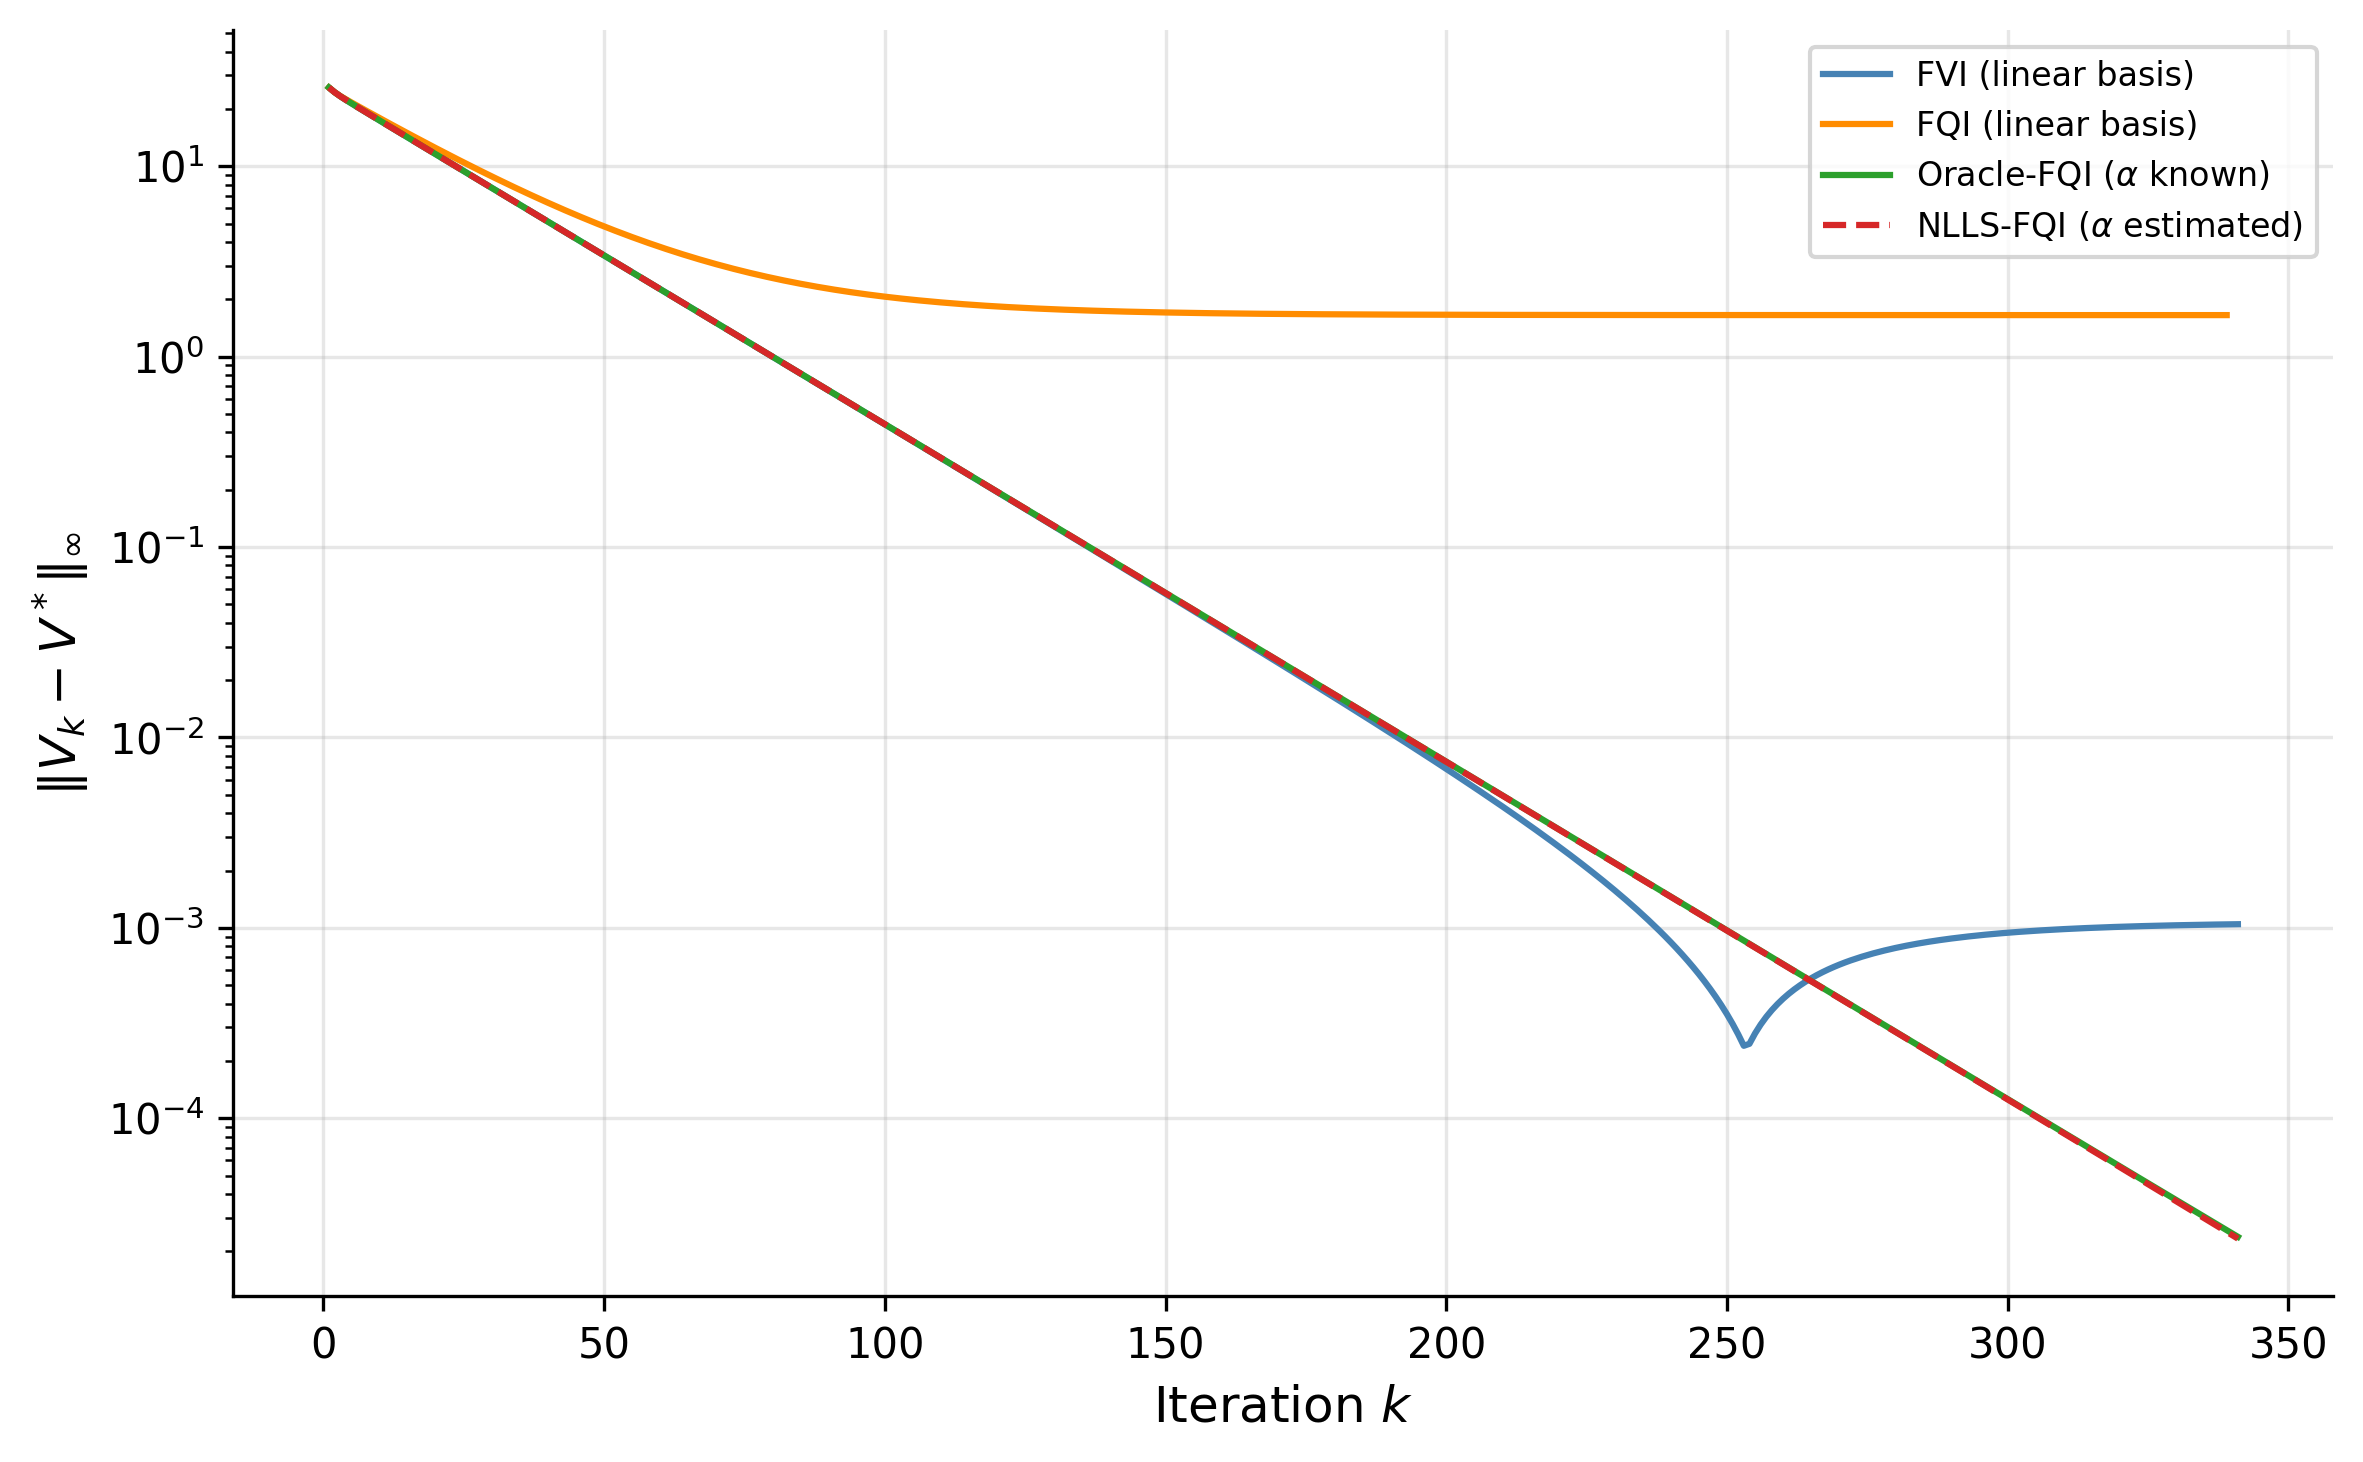

Reproduce this figure in Python.
"""
Brock-Mirman FVI vs FQI: Fitted Value Iteration, Fitted Q-Iteration,
Oracle-basis FQI, and Nonlinear Least Squares FQI.
Chapter 3 — Demonstrates that FQI's failure on Brock-Mirman is a basis
representability problem, not an algorithmic one. Oracle-basis FQI (known alpha)
and NLLS-FQI (estimated alpha) both converge, recovering the structural parameter.
"""

import argparse
import os
import sys
import time

import numpy as np
import matplotlib.pyplot as plt
from scipy.optimize import minimize_scalar

sys.path.insert(0, os.path.join(os.path.dirname(__file__), '..', '..'))
from sims.plot_style import apply_style, FIG_SINGLE, FIG_DOUBLE
from sims.sim_cache import load_results, save_results, add_cache_args
apply_style()

# ============================================================================
# Parameters
# ============================================================================

ALPHA_PROD = 0.36       # capital share
BETA = 0.96             # discount factor
Z_VALS = np.array([0.9, 1.1])
PI_TRANS = np.array([[0.8, 0.2],
                     [0.2, 0.8]])

N_K = 50                # capital grid points
N_Z = len(Z_VALS)
N_S = N_K * N_Z         # 100 states
N_A = N_K               # 50 actions

# Basis: log(k) + polynomial features interacted with productivity indicators.
# phi(k,z) = [1, log(k), k^1, k^2, k^3] x [1_{z=z_low}, 1_{z=z_high}] in R^10.
# Including log(k) lets FVI represent V*(k,z) = A_z + B*log(k) exactly.
POLY_POWERS = [0, None, 1, 2, 3]  # None = log(k), rest = k^p
N_FEAT_PER_Z = len(POLY_POWERS)
N_BASIS = N_FEAT_PER_Z * N_Z  # 10 features total

MAX_ITER_VI  = 5000
MAX_ITER_FVI = 3000
MAX_ITER_FQI = 3000
TOL_VI  = 1e-10
TOL_FIT = 1e-6

SEED = 42
OUTPUT_DIR = os.path.dirname(__file__)

np.random.seed(SEED)

# ============================================================================
# Model helpers (replicated from bm_illustrated.py)
# ============================================================================

def build_grid(n_k):
    k_ss_high = (ALPHA_PROD * BETA * Z_VALS.max()) ** (1 / (1 - ALPHA_PROD))
    return np.linspace(0.01, 1.5 * k_ss_high, n_k)


def build_reward_and_transitions(k_grid):
    n_k = len(k_grid)
    n_z = len(Z_VALS)
    n_s = n_k * n_z
    n_a = n_k

    R = np.full((n_s, n_a), -np.inf)
    P = np.zeros((n_s, n_a, n_s))

    for ik in range(n_k):
        for iz in range(n_z):
            s = ik * n_z + iz
            output = Z_VALS[iz] * k_grid[ik] ** ALPHA_PROD
            for ia in range(n_a):
                c = output - k_grid[ia]
                if c > 1e-12:
                    R[s, ia] = np.log(c)
                    for iz_next in range(n_z):
                        s_next = ia * n_z + iz_next
                        P[s, ia, s_next] = PI_TRANS[iz, iz_next]

    return R, P


def closed_form_policy(k_grid):
    n_k = len(k_grid)
    n_z = len(Z_VALS)
    policy = np.zeros(n_k * n_z, dtype=int)
    for ik in range(n_k):
        for iz in range(n_z):
            s = ik * n_z + iz
            k_next = ALPHA_PROD * BETA * Z_VALS[iz] * k_grid[ik] ** ALPHA_PROD
            policy[s] = np.argmin(np.abs(k_grid - k_next))
    return policy


# ============================================================================
# Basis functions
# ============================================================================

def _feat(k, power, k_max):
    """Evaluate a single basis function at k."""
    if power is None:
        return np.log(k + 1e-12)  # log(k) feature
    elif power == 0:
        return np.ones_like(k)
    else:
        return (k / k_max) ** power  # normalize before forming powers


def build_feature_matrix(k_grid):
    """
    Log-polynomial features of capital interacted with productivity indicator.
    phi(k,z) = [1, log(k), (k/kmax)^1, (k/kmax)^2, (k/kmax)^3]
               x [1_{z=z_low}, 1_{z=z_high}]  in  R^10.
    Returns Phi: (N_S, N_BASIS) matrix.
    """
    k_max = k_grid[-1]
    Phi = np.zeros((N_S, N_BASIS))
    for ik in range(N_K):
        for iz in range(N_Z):
            s = ik * N_Z + iz
            for j, power in enumerate(POLY_POWERS):
                col = iz * N_FEAT_PER_Z + j
                Phi[s, col] = _feat(k_grid[ik], power, k_max)
    return Phi


# ============================================================================
# Exact Value Iteration (ground truth)
# ============================================================================

def value_iteration(R, P, gamma=BETA, tol=TOL_VI, max_iter=MAX_ITER_VI):
    n_s, n_a = R.shape
    V = np.zeros(n_s)
    for it in range(max_iter):
        Q = np.where(R > -1e30, R + gamma * (P @ V), -1e30)
        V_new = np.max(Q, axis=1)
        err = np.max(np.abs(V_new - V))
        V = V_new
        if err < tol:
            break
    policy = np.argmax(np.where(R > -1e30, R + gamma * (P @ V), -1e30), axis=1)
    return V, policy


# ============================================================================
# Linear FVI
# ============================================================================

def linear_fvi(R, P, Phi, V_star, gamma=BETA, max_iter=MAX_ITER_FVI, tol=TOL_FIT):
    """
    Fitted Value Iteration with linear function approximation.
      theta_{k+1} = (Phi^T Phi)^{-1} Phi^T V_target^k
    where V_target^k(s) = max_a [R(s,a) + gamma * (P @ Phi theta_k)(s,a)].
    Uses the full model (expectation, no sampling noise).
    """
    n_s, n_basis = Phi.shape
    PtP_inv = np.linalg.inv(Phi.T @ Phi)
    # P_Phi[s, a, :] = sum_{s'} P(s,a,s') * Phi(s', :)  shape: (n_s, n_a, n_basis)
    P_Phi = np.tensordot(P, Phi, axes=([2], [0]))

    theta = np.zeros(n_basis)
    errors_to_vstar = []

    for k in range(max_iter):
        EV = P_Phi @ theta                     # (n_s, n_a): E[V(s') | s, a]
        Q  = np.where(R > -1e30, R + gamma * EV, -1e30)
        V_target = np.max(Q, axis=1)
        theta_new = PtP_inv @ (Phi.T @ V_target)
        change = np.max(np.abs(Phi @ theta_new - Phi @ theta))
        errors_to_vstar.append(np.max(np.abs(Phi @ theta_new - V_star)))
        theta = theta_new
        if change < tol:
            break

    V_fvi = Phi @ theta
    policy = np.argmax(np.where(R > -1e30, R + gamma * P_Phi @ theta, -1e30), axis=1)
    return theta, V_fvi, policy, errors_to_vstar, k + 1


# ============================================================================
# Linear FQI
# ============================================================================

def linear_fqi(R, P, Phi, V_star, gamma=BETA, max_iter=MAX_ITER_FQI, tol=TOL_FIT):
    """
    Fitted Q-Iteration with per-action linear function approximation.
      theta_a^{k+1} = (Phi_a^T Phi_a + lam I)^{-1} Phi_a^T Q_target_a^k
    where Q_target_a^k(s) = R(s,a) + gamma * sum_{s'} P(s,a,s') max_{a'} Q_k(s',a').
    Uses the full model (expectation, no sampling noise).
    """
    n_s, n_basis = Phi.shape
    n_a = R.shape[1]
    lam = 1e-8  # ridge regularization for numerical stability

    # Theta[a, :] = theta_a; initialize at zero
    Theta = np.zeros((n_a, n_basis))
    # Precompute feasibility mask
    feas = R > -1e30  # (n_s, n_a)

    errors_to_vstar = []

    for k in range(max_iter):
        # Current Q-function and implied V
        Q_k = Phi @ Theta.T         # (n_s, n_a)
        Q_k = np.where(feas, Q_k, -1e30)
        V_k = np.max(Q_k, axis=1)  # (n_s,)

        Theta_new = np.zeros_like(Theta)
        for a in range(n_a):
            feasible_s = feas[:, a]
            if feasible_s.sum() < n_basis:
                Theta_new[a] = Theta[a]
                continue
            EV = P[:, a, :] @ V_k             # (n_s,): E[V_k(s') | s, a]
            Q_target = R[:, a] + gamma * EV   # (n_s,): only valid where feasible
            Phi_f = Phi[feasible_s]
            y_f   = Q_target[feasible_s]
            A = Phi_f.T @ Phi_f + lam * np.eye(n_basis)
            b = Phi_f.T @ y_f
            Theta_new[a] = np.linalg.solve(A, b)

        Q_new = np.where(feas, Phi @ Theta_new.T, -1e30)
        V_new = np.max(Q_new, axis=1)
        change = np.max(np.abs(V_new - V_k))
        errors_to_vstar.append(np.max(np.abs(V_new - V_star)))
        Theta = Theta_new
        if change < tol:
            break

    Q_final = np.where(feas, Phi @ Theta.T, -1e30)
    V_fqi   = np.max(Q_final, axis=1)
    policy  = np.argmax(Q_final, axis=1)
    return Theta, V_fqi, policy, errors_to_vstar, k + 1


# ============================================================================
# Oracle-basis FQI (known alpha, correct log-consumption feature)
# ============================================================================

def oracle_fqi(R, P, k_grid, V_star, gamma=BETA, max_iter=MAX_ITER_FQI, tol=TOL_FIT):
    """
    FQI with oracle log-consumption basis:
      phi_a(k,z) = [1_{z=z_low}, 1_{z=z_high}, log(z*k^alpha - k')]
    where alpha is the known production exponent.  Standard OLS per action.
    Demonstrates that FQI convergence is purely a basis choice problem.
    """
    n_s, n_a = R.shape
    feas = R > -1e30
    iz_all = np.arange(n_s) % N_Z
    ik_all = np.arange(n_s) // N_Z
    lam = 1e-8

    # Precompute log-consumption for all (s, a) using known alpha
    k_power = k_grid ** ALPHA_PROD
    output_flat = Z_VALS[iz_all] * k_power[ik_all]          # (N_S,)
    consumption = output_flat[:, None] - k_grid[None, :]     # (N_S, N_A)
    valid = consumption > 1e-12
    log_c = np.full_like(consumption, 0.0)
    log_c[valid] = np.log(consumption[valid])
    mask = feas & valid

    Theta = np.zeros((n_a, 3))  # (theta_zlow, theta_zhigh, theta_logc)
    errors_to_vstar = []

    for iteration in range(max_iter):
        # Q_k[s, a] = Theta[a, iz_s] + Theta[a, 2] * log_c[s, a]
        intercepts = Theta[:, iz_all].T                      # (N_S, N_A)
        slopes = Theta[:, 2]                                  # (N_A,)
        Q_k = np.where(mask, intercepts + slopes[None, :] * log_c, -1e30)
        V_k = np.max(Q_k, axis=1)

        # Targets: y(s,a) = R(s,a) + gamma * E[V_k(s') | s, a]
        EV = np.einsum('ijk,k->ij', P, V_k)
        targets = R + gamma * EV

        # Per-action OLS
        Theta_new = np.zeros_like(Theta)
        for a in range(n_a):
            s_m = np.where(mask[:, a])[0]
            if len(s_m) < 3:
                Theta_new[a] = Theta[a]
                continue
            Phi_a = np.zeros((len(s_m), 3))
            Phi_a[:, 0] = (iz_all[s_m] == 0).astype(float)
            Phi_a[:, 1] = (iz_all[s_m] == 1).astype(float)
            Phi_a[:, 2] = log_c[s_m, a]
            y_a = targets[s_m, a]
            A = Phi_a.T @ Phi_a + lam * np.eye(3)
            Theta_new[a] = np.linalg.solve(A, Phi_a.T @ y_a)

        # Updated V
        intercepts_new = Theta_new[:, iz_all].T
        slopes_new = Theta_new[:, 2]
        Q_new = np.where(mask, intercepts_new + slopes_new[None, :] * log_c, -1e30)
        V_new = np.max(Q_new, axis=1)

        change = np.max(np.abs(V_new - V_k))
        errors_to_vstar.append(np.max(np.abs(V_new - V_star)))
        Theta = Theta_new
        if change < tol:
            break

    policy = np.argmax(Q_new, axis=1)
    return Theta, V_new, policy, errors_to_vstar, iteration + 1


# ============================================================================
# NLLS-FQI (estimate alpha from data via concentrated least squares)
# ============================================================================

def nlls_fqi(R, P, k_grid, V_star, gamma=BETA, max_iter=MAX_ITER_FQI, tol=TOL_FIT):
    """
    FQI with nonlinear least squares:
      Q(k,z; theta_a) = theta_0(z) + theta_1 * log(z * k^{alpha} - k')
    where alpha is estimated from data.  Uses concentrated least squares:
    for each candidate alpha, solve OLS per action for (theta_0_zlow,
    theta_0_zhigh, theta_1), then optimize alpha to minimize total RSS.
    """
    n_s, n_a = R.shape
    feas = R > -1e30
    iz_all = np.arange(n_s) % N_Z
    ik_all = np.arange(n_s) // N_Z
    lam = 1e-8

    Theta = np.zeros((n_a, 3))
    alpha_est = 0.5  # deliberately wrong initial guess
    alpha_trajectory = [alpha_est]
    errors_to_vstar = []

    def _compute_log_c(alpha_val):
        """Log-consumption for all (s, a) at given alpha."""
        k_pow = k_grid ** alpha_val
        out = Z_VALS[iz_all] * k_pow[ik_all]
        cons = out[:, None] - k_grid[None, :]
        v = cons > 1e-12
        lc = np.full_like(cons, 0.0)
        lc[v] = np.log(cons[v])
        return lc, v

    def _eval_Q(Theta_val, log_c_val, valid_val):
        """Evaluate Q-function from weights and features."""
        intercepts = Theta_val[:, iz_all].T
        slopes = Theta_val[:, 2]
        return np.where(feas & valid_val,
                        intercepts + slopes[None, :] * log_c_val, -1e30)

    def _fit_per_action(targets_val, log_c_val, valid_val):
        """OLS per action given log_c features.  Returns Theta (N_A, 3)."""
        Th = np.zeros((n_a, 3))
        for a in range(n_a):
            m = feas[:, a] & valid_val[:, a]
            s_m = np.where(m)[0]
            if len(s_m) < 3:
                continue
            Phi_a = np.zeros((len(s_m), 3))
            Phi_a[:, 0] = (iz_all[s_m] == 0).astype(float)
            Phi_a[:, 1] = (iz_all[s_m] == 1).astype(float)
            Phi_a[:, 2] = log_c_val[s_m, a]
            y_a = targets_val[s_m, a]
            A = Phi_a.T @ Phi_a + lam * np.eye(3)
            Th[a] = np.linalg.solve(A, Phi_a.T @ y_a)
        return Th

    for iteration in range(max_iter):
        # Current Q and V
        log_c, valid = _compute_log_c(alpha_est)
        Q_k = _eval_Q(Theta, log_c, valid)
        V_k = np.max(Q_k, axis=1)

        # Targets
        EV = np.einsum('ijk,k->ij', P, V_k)
        targets = R + gamma * EV

        # Profile optimization: find alpha minimizing penalized RSS.
        # Penalty: each observation that is feasible under true model but
        # infeasible under alpha_candidate contributes mean(target^2) to RSS,
        # preventing the optimizer from exploiting observation dropout.
        target_var = np.mean(targets[feas] ** 2)

        def profile_rss(alpha_candidate):
            lc, vld = _compute_log_c(alpha_candidate)
            total_rss = 0.0
            for a in range(n_a):
                s_feas = np.where(feas[:, a])[0]
                if len(s_feas) < 3:
                    continue
                m = feas[:, a] & vld[:, a]
                n_lost = len(s_feas) - m.sum()
                total_rss += n_lost * target_var
                s_m = np.where(m)[0]
                if len(s_m) < 3:
                    continue
                Phi_a = np.zeros((len(s_m), 3))
                Phi_a[:, 0] = (iz_all[s_m] == 0).astype(float)
                Phi_a[:, 1] = (iz_all[s_m] == 1).astype(float)
                Phi_a[:, 2] = lc[s_m, a]
                y_a = targets[s_m, a]
                theta_a = np.linalg.lstsq(Phi_a, y_a, rcond=None)[0]
                total_rss += np.sum((Phi_a @ theta_a - y_a) ** 2)
            return total_rss

        result = minimize_scalar(profile_rss, bounds=(0.05, 0.95),
                                 method='bounded', options={'xatol': 1e-6})
        alpha_est = result.x
        alpha_trajectory.append(alpha_est)

        # Refit at optimal alpha
        log_c, valid = _compute_log_c(alpha_est)
        Theta_new = _fit_per_action(targets, log_c, valid)

        # New Q and V
        Q_new = _eval_Q(Theta_new, log_c, valid)
        V_new = np.max(Q_new, axis=1)

        change = np.max(np.abs(V_new - V_k))
        errors_to_vstar.append(np.max(np.abs(V_new - V_star)))
        Theta = Theta_new
        if change < tol:
            break

    policy = np.argmax(Q_new, axis=1)
    return Theta, V_new, policy, errors_to_vstar, iteration + 1, \
        np.array(alpha_trajectory)


# ============================================================================
# Caching
# ============================================================================

CACHE_DIR = os.path.join(OUTPUT_DIR, 'cache')
SCRIPT_NAME = 'bm_fvi_fqi'
CONFIG = {
    'alpha_prod': ALPHA_PROD, 'beta': BETA,
    'z_vals': Z_VALS.tolist(), 'pi_trans': PI_TRANS.tolist(),
    'n_k': N_K, 'n_z': N_Z, 'n_basis': N_BASIS,
    'poly_powers': [p if p is not None else 'log' for p in POLY_POWERS],
    'max_iter_vi': MAX_ITER_VI, 'max_iter_fvi': MAX_ITER_FVI,
    'max_iter_fqi': MAX_ITER_FQI, 'tol_vi': TOL_VI, 'tol_fit': TOL_FIT,
    'seed': SEED, 'version': 1,
}


# ============================================================================
# Computation
# ============================================================================

def compute_data():
    """Run all computation phases and return results dict."""
    cached = load_results(CACHE_DIR, SCRIPT_NAME, CONFIG)
    if cached is not None:
        print("Loaded from cache.")
        return cached

    print("Building model ...")
    k_grid = build_grid(N_K)
    R, P = build_reward_and_transitions(k_grid)
    cf_pol = closed_form_policy(k_grid)
    Phi = build_feature_matrix(k_grid)
    print(f"  k_grid: [{k_grid[0]:.4f}, {k_grid[-1]:.4f}]")
    print(f"  Feasible (s,a) pairs: {(R > -1e30).sum()} / {N_S * N_A}")
    print(f"  Phi shape: {Phi.shape}, rank: {np.linalg.matrix_rank(Phi)}")
    print()

    # Phase 1: Exact VI
    print("Phase 1: Exact Value Iteration (ground truth)")
    print("-" * 50)
    t0 = time.perf_counter()
    V_star, pol_vi = value_iteration(R, P)
    t_vi = time.perf_counter() - t0
    pol_agr_vi = np.mean(pol_vi == cf_pol) * 100
    print(f"  Converged. Time: {t_vi:.3f}s")
    print(f"  Policy agreement with closed-form: {pol_agr_vi:.1f}%")
    print(f"  V* range: [{V_star.min():.4f}, {V_star.max():.4f}]")
    B_theory = ALPHA_PROD / (1 - ALPHA_PROD * BETA)
    print(f"  Theoretical B = alpha/(1-alpha*beta) = {B_theory:.4f}")
    print()

    # Best linear approximation
    PtP_inv = np.linalg.inv(Phi.T @ Phi)
    theta_proj = PtP_inv @ (Phi.T @ V_star)
    V_proj = Phi @ theta_proj
    approx_err_vstar = np.max(np.abs(V_proj - V_star))
    print(f"  Best linear approx of V* in span(Phi): ||Phi theta - V*||_inf = {approx_err_vstar:.6f}")
    print(f"  (zero would mean V* is exactly representable; our log(k)+poly basis")
    print(f"   captures the dominant log(k) structure of BM value function)")
    print()

    # Phase 2: Linear FVI
    print("Phase 2: Linear Fitted Value Iteration")
    print("-" * 50)
    t0 = time.perf_counter()
    theta_V, V_fvi, pol_fvi, errors_fvi, n_iter_fvi = linear_fvi(R, P, Phi, V_star)
    t_fvi = time.perf_counter() - t0
    err_fvi_inf = np.max(np.abs(V_fvi - V_star))
    err_fvi_rms = np.sqrt(np.mean((V_fvi - V_star) ** 2))
    pol_agr_fvi = np.mean(pol_fvi == cf_pol) * 100
    converged_fvi = (n_iter_fvi < MAX_ITER_FVI)
    print(f"  {'Converged' if converged_fvi else 'Reached max iterations'} "
          f"in {n_iter_fvi} iterations. Time: {t_fvi:.3f}s")
    print(f"  ||V_FVI - V*||_inf = {err_fvi_inf:.6f}")
    print(f"  ||V_FVI - V*||_rms = {err_fvi_rms:.6f}")
    print(f"  Policy agreement with closed-form: {pol_agr_fvi:.1f}%")
    print()

    # Phase 3: Linear FQI
    print("Phase 3: Linear Fitted Q-Iteration")
    print("-" * 50)
    t0 = time.perf_counter()
    Theta_Q, V_fqi, pol_fqi, errors_fqi, n_iter_fqi = linear_fqi(R, P, Phi, V_star)
    t_fqi = time.perf_counter() - t0
    err_fqi_inf = np.max(np.abs(V_fqi - V_star))
    err_fqi_rms = np.sqrt(np.mean((V_fqi - V_star) ** 2))
    pol_agr_fqi = np.mean(pol_fqi == cf_pol) * 100
    converged_fqi = (n_iter_fqi < MAX_ITER_FQI)
    print(f"  {'Converged' if converged_fqi else 'Reached max iterations'} "
          f"in {n_iter_fqi} iterations. Time: {t_fqi:.3f}s")
    print(f"  ||V_FQI - V*||_inf = {err_fqi_inf:.6f}")
    print(f"  ||V_FQI - V*||_rms = {err_fqi_rms:.6f}")
    print(f"  Policy agreement with closed-form: {pol_agr_fqi:.1f}%")
    print()

    # Phase 3b: Oracle-basis FQI
    print("Phase 3b: Oracle-basis FQI (known alpha, log-consumption feature)")
    print("-" * 50)
    t0 = time.perf_counter()
    Theta_ora, V_ora, pol_ora, errors_ora, n_iter_ora = oracle_fqi(
        R, P, k_grid, V_star)
    t_ora = time.perf_counter() - t0
    err_ora_inf = np.max(np.abs(V_ora - V_star))
    err_ora_rms = np.sqrt(np.mean((V_ora - V_star) ** 2))
    pol_agr_ora = np.mean(pol_ora == cf_pol) * 100
    converged_ora = (n_iter_ora < MAX_ITER_FQI)
    print(f"  {'Converged' if converged_ora else 'Reached max iterations'} "
          f"in {n_iter_ora} iterations. Time: {t_ora:.3f}s")
    print(f"  ||V_Oracle - V*||_inf = {err_ora_inf:.6f}")
    print(f"  ||V_Oracle - V*||_rms = {err_ora_rms:.6f}")
    print(f"  Policy agreement with closed-form: {pol_agr_ora:.1f}%")
    print()

    # Phase 3c: NLLS-FQI
    print("Phase 3c: NLLS-FQI (estimate alpha via concentrated least squares)")
    print("-" * 50)
    t0 = time.perf_counter()
    Theta_nls, V_nls, pol_nls, errors_nls, n_iter_nls, alpha_traj = nlls_fqi(
        R, P, k_grid, V_star)
    t_nls = time.perf_counter() - t0
    err_nls_inf = np.max(np.abs(V_nls - V_star))
    err_nls_rms = np.sqrt(np.mean((V_nls - V_star) ** 2))
    pol_agr_nls = np.mean(pol_nls == cf_pol) * 100
    converged_nls = (n_iter_nls < MAX_ITER_FQI)
    print(f"  {'Converged' if converged_nls else 'Reached max iterations'} "
          f"in {n_iter_nls} iterations. Time: {t_nls:.3f}s")
    print(f"  ||V_NLLS - V*||_inf = {err_nls_inf:.6f}")
    print(f"  ||V_NLLS - V*||_rms = {err_nls_rms:.6f}")
    print(f"  Policy agreement with closed-form: {pol_agr_nls:.1f}%")
    print(f"  Recovered alpha: {alpha_traj[-1]:.6f} (true: {ALPHA_PROD})")
    print(f"  Alpha trajectory: "
          f"{' -> '.join(f'{a:.4f}' for a in alpha_traj[:6])}"
          f"{'...' if len(alpha_traj) > 6 else ''}")
    print()

    data = {
        'k_grid': k_grid, 'cf_pol': cf_pol, 'Phi': Phi,
        'V_star': V_star, 'pol_vi': pol_vi, 't_vi': t_vi,
        'pol_agr_vi': pol_agr_vi, 'approx_err_vstar': approx_err_vstar,
        # FVI
        'theta_V': theta_V, 'V_fvi': V_fvi, 'pol_fvi': pol_fvi,
        'errors_fvi': errors_fvi, 'n_iter_fvi': n_iter_fvi, 't_fvi': t_fvi,
        'err_fvi_inf': err_fvi_inf, 'err_fvi_rms': err_fvi_rms,
        'pol_agr_fvi': pol_agr_fvi, 'converged_fvi': converged_fvi,
        # FQI
        'Theta_Q': Theta_Q, 'V_fqi': V_fqi, 'pol_fqi': pol_fqi,
        'errors_fqi': errors_fqi, 'n_iter_fqi': n_iter_fqi, 't_fqi': t_fqi,
        'err_fqi_inf': err_fqi_inf, 'err_fqi_rms': err_fqi_rms,
        'pol_agr_fqi': pol_agr_fqi, 'converged_fqi': converged_fqi,
        # Oracle FQI
        'V_ora': V_ora, 'pol_ora': pol_ora,
        'errors_ora': errors_ora, 'n_iter_ora': n_iter_ora, 't_ora': t_ora,
        'err_ora_inf': err_ora_inf, 'err_ora_rms': err_ora_rms,
        'pol_agr_ora': pol_agr_ora, 'converged_ora': converged_ora,
        # NLLS FQI
        'V_nls': V_nls, 'pol_nls': pol_nls,
        'errors_nls': errors_nls, 'n_iter_nls': n_iter_nls, 't_nls': t_nls,
        'err_nls_inf': err_nls_inf, 'err_nls_rms': err_nls_rms,
        'pol_agr_nls': pol_agr_nls, 'converged_nls': converged_nls,
        'alpha_traj': alpha_traj,
    }
    save_results(CACHE_DIR, SCRIPT_NAME, CONFIG, data)
    return data


# ============================================================================
# Output generation (figures, tables, stdout diagnostics)
# ============================================================================

def generate_outputs(data):
    """Generate all figures, tables, and stdout diagnostics from cached data."""
    # Unpack
    k_grid = data['k_grid']
    Phi = data['Phi']
    V_star = data['V_star']
    theta_V = data['theta_V']
    V_fvi = data['V_fvi']
    Theta_Q = data['Theta_Q']
    V_fqi = data['V_fqi']
    errors_fvi = data['errors_fvi']
    errors_fqi = data['errors_fqi']
    errors_ora = data['errors_ora']
    errors_nls = data['errors_nls']
    alpha_traj = data['alpha_traj']
    n_iter_fvi = data['n_iter_fvi']
    n_iter_fqi = data['n_iter_fqi']
    n_iter_ora = data['n_iter_ora']
    n_iter_nls = data['n_iter_nls']
    t_vi = data['t_vi']
    t_fvi = data['t_fvi']
    t_fqi = data['t_fqi']
    t_ora = data['t_ora']
    t_nls = data['t_nls']
    pol_agr_vi = data['pol_agr_vi']
    pol_agr_fvi = data['pol_agr_fvi']
    pol_agr_fqi = data['pol_agr_fqi']
    pol_agr_ora = data['pol_agr_ora']
    pol_agr_nls = data['pol_agr_nls']
    err_fvi_inf = data['err_fvi_inf']
    err_fvi_rms = data['err_fvi_rms']
    err_fqi_inf = data['err_fqi_inf']
    err_fqi_rms = data['err_fqi_rms']
    err_ora_inf = data['err_ora_inf']
    err_ora_rms = data['err_ora_rms']
    err_nls_inf = data['err_nls_inf']
    err_nls_rms = data['err_nls_rms']
    approx_err_vstar = data['approx_err_vstar']

    # -------------------------------------------------------------------------
    # Stdout diagnostics: FVI weight vector
    # -------------------------------------------------------------------------
    feat_labels = ['1', 'log(k)', 'k/kmax', '(k/kmax)^2', '(k/kmax)^3']
    print("  FVI weight vector theta_V (10 components):")
    for iz in range(N_Z):
        label = f"z={Z_VALS[iz]}"
        theta_slice = theta_V[iz * N_FEAT_PER_Z:(iz + 1) * N_FEAT_PER_Z]
        formatted = ', '.join([f'{v:>10.4f}' for v in theta_slice])
        print(f"    {label} [{', '.join(feat_labels)}]: [{formatted}]")
    print()

    # -------------------------------------------------------------------------
    # Phase 4: Value-function comparison at convergence
    # -------------------------------------------------------------------------
    print("Phase 4: Value function comparison (FVI vs FQI at optimal action)")
    print("-" * 50)

    R, P = build_reward_and_transitions(k_grid)
    feas = R > -1e30
    Q_fqi_mat = np.where(feas, Phi @ Theta_Q.T, -1e30)
    opt_actions = np.argmax(Q_fqi_mat, axis=1)

    V_fvi_vals = V_fvi
    V_fqi_at_opt = np.array([Phi[s] @ Theta_Q[opt_actions[s]] for s in range(N_S)])

    diff_fvi_fqi = np.abs(V_fvi_vals - V_fqi_at_opt)
    print(f"  Per-state |V_FVI(s) - Q_FQI(s, a*(s))|:")
    print(f"    Max  difference: {diff_fvi_fqi.max():.6f}")
    print(f"    Mean difference: {diff_fvi_fqi.mean():.6f}")
    print()

    for iz in range(N_Z):
        states_z = [ik * N_Z + iz for ik in range(N_K)]
        diff_z = diff_fvi_fqi[states_z]
        print(f"  z={Z_VALS[iz]}: max diff = {diff_z.max():.6f}, "
              f"mean diff = {diff_z.mean():.6f}")

    print()
    print("  Detailed comparison (first 5 states per z level):")
    header = (f"  {'s':>4} {'iz':>3} {'k':>8} | "
              f"{'V*(s)':>10} {'V_FVI(s)':>10} {'Q_FQI(s,a*)':>12} | "
              f"{'|FVI-V*|':>10} {'|FQI-V*|':>10} {'|FVI-FQI|':>10}")
    print(header)
    print("  " + "-" * (len(header) - 2))
    for iz in range(N_Z):
        for ik in range(min(5, N_K)):
            s = ik * N_Z + iz
            vstar = V_star[s]
            vfvi  = V_fvi_vals[s]
            vfqi  = V_fqi_at_opt[s]
            print(f"  {s:>4} {iz:>3} {k_grid[ik]:>8.4f} | "
                  f"{vstar:>10.4f} {vfvi:>10.4f} {vfqi:>12.4f} | "
                  f"{abs(vfvi-vstar):>10.6f} {abs(vfqi-vstar):>10.6f} {abs(vfvi-vfqi):>10.6f}")
    print()

    # -------------------------------------------------------------------------
    # Phase 5: Summary
    # -------------------------------------------------------------------------
    print("Phase 5: Results Summary")
    print("-" * 50)
    header = (f"  {'Method':<12} {'||V-V*||_inf':>14} {'||V-V*||_rms':>14} "
              f"{'Pol Agr %':>10} {'Iters':>7} {'Time(s)':>8}")
    print(header)
    print("  " + "-" * (len(header) - 2))
    print(f"  {'VI (exact)':<12} {0.0:>14.6f} {0.0:>14.6f} "
          f"{pol_agr_vi:>9.1f}% {'--':>7} {t_vi:>8.3f}")
    print(f"  {'FVI':<12} {err_fvi_inf:>14.6f} {err_fvi_rms:>14.6f} "
          f"{pol_agr_fvi:>9.1f}% {n_iter_fvi:>7} {t_fvi:>8.3f}")
    print(f"  {'FQI':<12} {err_fqi_inf:>14.6f} {err_fqi_rms:>14.6f} "
          f"{pol_agr_fqi:>9.1f}% {n_iter_fqi:>7} {t_fqi:>8.3f}")
    print(f"  {'Oracle-FQI':<12} {err_ora_inf:>14.6f} {err_ora_rms:>14.6f} "
          f"{pol_agr_ora:>9.1f}% {n_iter_ora:>7} {t_ora:>8.3f}")
    alpha_str = f"(a={alpha_traj[-1]:.3f})"
    print(f"  {'NLLS-FQI':<12} {err_nls_inf:>14.6f} {err_nls_rms:>14.6f} "
          f"{pol_agr_nls:>9.1f}% {n_iter_nls:>7} {t_nls:>8.3f}  {alpha_str}")
    print()
    print(f"  Max |V_FVI - V_FQI| at optimal action: {diff_fvi_fqi.max():.6f}")
    print(f"  Best-representable error in span(Phi): {approx_err_vstar:.6f}")
    print()

    # -------------------------------------------------------------------------
    # Phase 6: Weight table (for LaTeX)
    # -------------------------------------------------------------------------
    print("Phase 6: Feature weight table (FVI vs FQI modal-optimal actions)")
    print("-" * 50)
    modal_actions = []
    for iz in range(N_Z):
        states_z = [ik * N_Z + iz for ik in range(N_K)]
        actions_z = opt_actions[states_z]
        modal_a = np.bincount(actions_z).argmax()
        modal_actions.append(modal_a)
        print(f"  z={Z_VALS[iz]}: modal a* = {modal_a} (k'={k_grid[modal_a]:.4f}), "
              f"appears in {(actions_z == modal_a).sum()} / {N_K} states")

    print()
    print(f"  {'Feature':<24} {'FVI theta_V':>12} | "
          f"{'FQI theta_a* z_low':>18} {'FQI theta_a* z_high':>19}")
    print("  " + "-" * 77)
    feat_labels_full = []
    for iz in range(N_Z):
        for name in feat_labels:
            feat_labels_full.append(f"z={Z_VALS[iz]}, {name}")

    for j, label in enumerate(feat_labels_full):
        tv  = theta_V[j]
        tql = Theta_Q[modal_actions[0], j]
        tqh = Theta_Q[modal_actions[1], j]
        print(f"  {label:<24} {tv:>12.4f} | {tql:>18.4f} {tqh:>19.4f}")
    print()

    for iz in range(N_Z):
        a_modal = modal_actions[iz]
        states_z = [ik * N_Z + iz for ik in range(N_K)]
        fvi_avg = np.mean(V_fvi_vals[states_z])
        fqi_avg = np.mean([Phi[s] @ Theta_Q[a_modal] for s in states_z])
        print(f"  z={Z_VALS[iz]}: avg V_FVI = {fvi_avg:.4f}, "
              f"avg phi(s)^T theta_{{a*}} = {fqi_avg:.4f}, "
              f"diff = {abs(fvi_avg - fqi_avg):.4f}")
    print()

    # -------------------------------------------------------------------------
    # Phase 7: Figures
    # -------------------------------------------------------------------------
    print("Phase 7: Generating convergence figure")
    print("-" * 50)
    fig, ax1 = plt.subplots(1, 1, figsize=FIG_SINGLE)

    ax1.plot(range(1, len(errors_fvi) + 1), errors_fvi,
             label='FVI (linear basis)', color='steelblue', linewidth=1.5)
    ax1.plot(range(1, len(errors_fqi) + 1), errors_fqi,
             label='FQI (linear basis)', color='darkorange', linewidth=1.5)
    ax1.plot(range(1, len(errors_ora) + 1), errors_ora,
             label='Oracle-FQI ($\\alpha$ known)', color='#2ca02c',
             linewidth=1.5)
    ax1.plot(range(1, len(errors_nls) + 1), errors_nls,
             label='NLLS-FQI ($\\alpha$ estimated)', color='#d62728',
             linewidth=1.5, linestyle='--')
    ax1.set_xlabel('Iteration $k$')
    ax1.set_ylabel('$\\|V_k - V^*\\|_\\infty$')
    ax1.set_yscale('log')
    ax1.legend(fontsize=8)

    fig.tight_layout()
    fig_path = os.path.join(OUTPUT_DIR, 'bm_fvi_fqi.png')
    fig.savefig(fig_path, dpi=300, bbox_inches='tight')
    plt.close(fig)
    print(f"  Saved: {fig_path}")

    # -------------------------------------------------------------------------
    # Phase 8: LaTeX weight table
    # -------------------------------------------------------------------------
    print("Phase 8: Generating LaTeX tables")
    print("-" * 50)

    lines_results = []
    lines_results.append(r'\begin{tabular}{lrrrr}')
    lines_results.append(r'\hline')
    lines_results.append(r'Method & $\|V - V^*\|_\infty$ & $\|V - V^*\|_\text{rms}$'
                         r' & Policy agreement (\%) & Iterations \\')
    lines_results.append(r'\hline')
    lines_results.append(f'Exact VI & 0.0000 & 0.0000 & {pol_agr_vi:.1f} & --- \\\\')
    lines_results.append(f'FVI (linear) & {err_fvi_inf:.4f} & {err_fvi_rms:.4f}'
                         f' & {pol_agr_fvi:.1f} & {n_iter_fvi} \\\\')
    lines_results.append(f'FQI (linear) & {err_fqi_inf:.4f} & {err_fqi_rms:.4f}'
                         f' & {pol_agr_fqi:.1f} & {n_iter_fqi} \\\\')
    lines_results.append(f'Oracle-FQI & {err_ora_inf:.4f} & {err_ora_rms:.4f}'
                         f' & {pol_agr_ora:.1f} & {n_iter_ora} \\\\')
    alpha_hat = alpha_traj[-1]
    lines_results.append(f'NLLS-FQI ($\\hat{{\\alpha}} = {alpha_hat:.4f}$)'
                         f' & {err_nls_inf:.4f} & {err_nls_rms:.4f}'
                         f' & {pol_agr_nls:.1f} & {n_iter_nls} \\\\')
    lines_results.append(r'\hline')
    lines_results.append(r'\end{tabular}')

    results_path = os.path.join(OUTPUT_DIR, 'bm_fvi_fqi_results.tex')
    with open(results_path, 'w') as f:
        f.write('\n'.join(lines_results))
    print(f"  Saved: {results_path}")

    lines_weights = []
    lines_weights.append(r'\begin{tabular}{lrrr}')
    lines_weights.append(r'\hline')
    lines_weights.append(r'Basis feature & FVI $\hat{\theta}_V$ & '
                         r'FQI $\hat{\theta}_{a^*(z_\ell)}$ & '
                         r'FQI $\hat{\theta}_{a^*(z_h)}$ \\')
    lines_weights.append(r'\hline')

    feat_tex = [r'$k^0$', r'$\log k$', r'$k/\bar{k}$',
                r'$(k/\bar{k})^2$', r'$(k/\bar{k})^3$']
    for iz in range(N_Z):
        z_str = f'$z = {Z_VALS[iz]}$'
        for p, ftex in enumerate(feat_tex):
            j = iz * N_FEAT_PER_Z + p
            tv  = theta_V[j]
            tql = Theta_Q[modal_actions[0], j]
            tqh = Theta_Q[modal_actions[1], j]
            label = f'{z_str}, {ftex}'
            lines_weights.append(f'{label} & {tv:.4f} & {tql:.4f} & {tqh:.4f} \\\\')
        lines_weights.append(r'\hline')

    lines_weights.append(r'\end{tabular}')

    weights_path = os.path.join(OUTPUT_DIR, 'bm_fvi_fqi_weights.tex')
    with open(weights_path, 'w') as f:
        f.write('\n'.join(lines_weights))
    print(f"  Saved: {weights_path}")
    print()

    print("Output files:")
    print(f"  {fig_path}")
    print(f"  {results_path}")
    print(f"  {weights_path}")
    print(f"  {os.path.join(OUTPUT_DIR, 'bm_fvi_fqi_stdout.txt')}  (this run)")
    print()
    print("Done.")


# ============================================================================
# Main
# ============================================================================

def main():
    parser = argparse.ArgumentParser(
        description='Brock-Mirman FVI vs FQI comparison')
    add_cache_args(parser)
    args = parser.parse_args()

    print("=" * 70)
    print("BROCK-MIRMAN: FITTED VALUE ITERATION vs FITTED Q-ITERATION")
    print("=" * 70)
    print()
    print("Parameters:")
    print(f"  alpha (capital share): {ALPHA_PROD}")
    print(f"  beta (discount factor): {BETA}")
    print(f"  z_vals: {Z_VALS.tolist()}")
    print(f"  PI_TRANS: {PI_TRANS.tolist()}")
    print(f"  N_K={N_K}, N_Z={N_Z}, N_S={N_S}, N_A={N_A}")
    feat_names = ['1 (const)', 'log(k)'] + [f'(k/k_max)^{p}' for p in [1,2,3]]
    print(f"  Basis (per z): {feat_names}  ->  {N_BASIS} total features")
    print(f"  Max iterations: FVI={MAX_ITER_FVI}, FQI={MAX_ITER_FQI}")
    print(f"  Convergence tolerance (change in V): {TOL_FIT}")
    print()

    if args.plots_only:
        data = load_results(CACHE_DIR, SCRIPT_NAME, CONFIG)
        assert data is not None, "No cache found. Run without --plots-only first."
    else:
        data = compute_data()

    if not args.data_only:
        generate_outputs(data)


if __name__ == '__main__':
    main()
